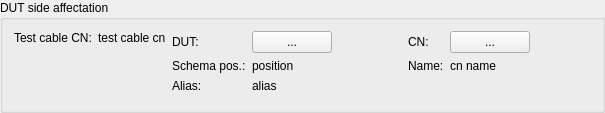
<?xml version="1.0" encoding="UTF-8"?>
<ui version="4.0">
 <class>mdtTtLogicalTestCableDutWidget</class>
 <widget class="QGroupBox" name="mdtTtLogicalTestCableDutWidget">
  <property name="geometry">
   <rect>
    <x>0</x>
    <y>0</y>
    <width>605</width>
    <height>113</height>
   </rect>
  </property>
  <property name="sizePolicy">
   <sizepolicy hsizetype="Preferred" vsizetype="Preferred">
    <horstretch>0</horstretch>
    <verstretch>0</verstretch>
   </sizepolicy>
  </property>
  <property name="font">
   <font>
    <weight>50</weight>
    <bold>false</bold>
   </font>
  </property>
  <property name="windowTitle">
   <string>GroupBox</string>
  </property>
  <property name="title">
   <string>DUT side affectation</string>
  </property>
  <layout class="QHBoxLayout" name="horizontalLayout_3">
   <item>
    <layout class="QFormLayout" name="formLayout_2">
     <item row="0" column="0">
      <widget class="QLabel" name="lbTestCableCnLabel">
       <property name="text">
        <string>Test cable CN:</string>
       </property>
      </widget>
     </item>
     <item row="0" column="1">
      <widget class="QLabel" name="lbTestCableCn">
       <property name="text">
        <string>test cable cn</string>
       </property>
      </widget>
     </item>
    </layout>
   </item>
   <item>
    <layout class="QFormLayout" name="formLayout">
     <item row="0" column="0">
      <widget class="QLabel" name="label">
       <property name="text">
        <string>DUT:</string>
       </property>
      </widget>
     </item>
     <item row="0" column="1">
      <layout class="QHBoxLayout" name="horizontalLayout_2">
       <item>
        <widget class="QPushButton" name="pbSelectDut">
         <property name="text">
          <string>...</string>
         </property>
        </widget>
       </item>
       <item>
        <spacer name="horizontalSpacer_3">
         <property name="orientation">
          <enum>Qt::Horizontal</enum>
         </property>
         <property name="sizeHint" stdset="0">
          <size>
           <width>40</width>
           <height>20</height>
          </size>
         </property>
        </spacer>
       </item>
      </layout>
     </item>
     <item row="1" column="0">
      <widget class="QLabel" name="lbSchemaPositionLabel">
       <property name="text">
        <string>Schema pos.:</string>
       </property>
      </widget>
     </item>
     <item row="1" column="1">
      <widget class="QLabel" name="lbSchemaPosition">
       <property name="text">
        <string>position</string>
       </property>
      </widget>
     </item>
     <item row="2" column="0">
      <widget class="QLabel" name="lbAliasLabel">
       <property name="text">
        <string>Alias:</string>
       </property>
      </widget>
     </item>
     <item row="2" column="1">
      <widget class="QLabel" name="lbAlias">
       <property name="text">
        <string>alias</string>
       </property>
      </widget>
     </item>
    </layout>
   </item>
   <item>
    <spacer name="horizontalSpacer_4">
     <property name="orientation">
      <enum>Qt::Horizontal</enum>
     </property>
     <property name="sizeType">
      <enum>QSizePolicy::Fixed</enum>
     </property>
     <property name="sizeHint" stdset="0">
      <size>
       <width>30</width>
       <height>20</height>
      </size>
     </property>
    </spacer>
   </item>
   <item>
    <layout class="QFormLayout" name="formLayout_3">
     <item row="0" column="0">
      <widget class="QLabel" name="lbCnLabel">
       <property name="text">
        <string>CN:</string>
       </property>
      </widget>
     </item>
     <item row="0" column="1">
      <layout class="QHBoxLayout" name="horizontalLayout">
       <item>
        <widget class="QPushButton" name="pbSelectCn">
         <property name="text">
          <string>...</string>
         </property>
        </widget>
       </item>
       <item>
        <spacer name="horizontalSpacer_2">
         <property name="orientation">
          <enum>Qt::Horizontal</enum>
         </property>
         <property name="sizeHint" stdset="0">
          <size>
           <width>40</width>
           <height>20</height>
          </size>
         </property>
        </spacer>
       </item>
      </layout>
     </item>
     <item row="1" column="0">
      <widget class="QLabel" name="lbCnNameLabel">
       <property name="text">
        <string>Name:</string>
       </property>
      </widget>
     </item>
     <item row="1" column="1">
      <widget class="QLabel" name="lbCnName">
       <property name="text">
        <string>cn name</string>
       </property>
      </widget>
     </item>
    </layout>
   </item>
   <item>
    <spacer name="horizontalSpacer">
     <property name="orientation">
      <enum>Qt::Horizontal</enum>
     </property>
     <property name="sizeHint" stdset="0">
      <size>
       <width>4</width>
       <height>20</height>
      </size>
     </property>
    </spacer>
   </item>
  </layout>
 </widget>
 <resources/>
 <connections/>
</ui>
